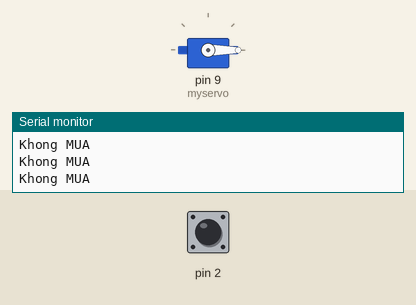
Simulated run of this sketch. Board: Arduino Uno, built with avr-gcc and run on an emulated ATmega328P. Shown: servo, the last lines printed to the serial monitor. The inputs (shaded band) are chosen by the test bench; at power-on: pin 2 HIGH.

Above: at 1.2 s.
1.3 s: pin 2 pulled LOW for 0.15 s
At 2.09 s:
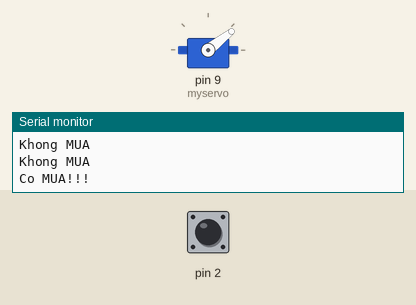
4.3 s: pin 2 pulled LOW for 1 s
7.3 s: pin 2 pulled LOW for 3.2 s
13.5 s: pin 2 driven LOW
At 16.2 s:
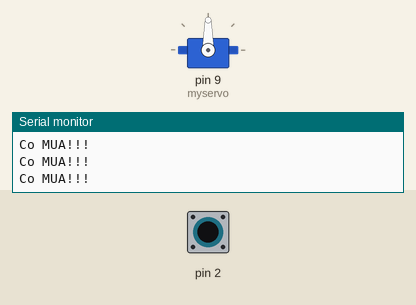
16.5 s: pin 2 driven HIGH
At 16.98 s:
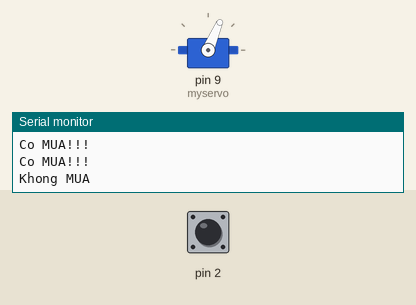
19.5 s: pin 2 pulsed LOW 2 times (0.12 s each, 0.3 s apart)
At 20.59 s:
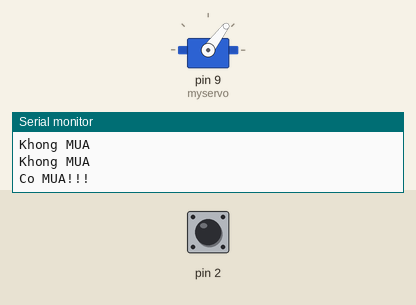
Timing chart, 0 to 24.1 s (numbered marks = the images above; inputs shaded):
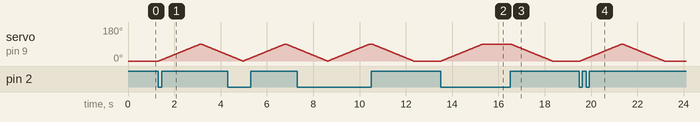

The sketch:

BLKLab_Code_Gian_Phoi_Thong_Minh.ino
```cpp
/********************************************************************************
 *                            BANLINHKIEN.COM                                   *
 ********************************************************************************
 *                Hướng dẫn Giàn phơi thông minh bằng Arduino                   *
 *******************************************************************************/
#include <Servo.h>

#define RAIN  2
#define SERVO 9
#define GOC 90  // thay đổi góc quay
Servo myservo;  // tạo đối tượng servo để điều khiển servo

int pos = 0;    // tạo biến góc của servo
int t = 0;

void setup() {
  Serial.begin(9600);
  myservo.attach(9);
  pinMode(2, INPUT_PULLUP);
  myservo.write(0);
}

void loop() {

  if (digitalRead(2) == LOW){
      Serial.println("Co MUA!!!");
      if (t == 0){
        for (pos = 0; pos <= GOC; pos += 1) { // góc quay từ 0 đến 180 độ
          myservo.write(pos);
          delay(20);
          t = 1;
        }
      }
      else myservo.write(GOC);
  }
  else {

      Serial.println("Khong MUA");
      if (t == 1){
        for (pos = GOC; pos >= 0; pos -= 1) { // góc quay từ 180 đến 0 độ
          myservo.write(pos);
          delay(20);
          t = 0;
        }
      }
      else myservo.write(0);
  }
}
```

Measured:
- after the input at 1.3 s, servo on pin 9 (myservo): rises from 0° to 90° in 1.8 s, then falls to 33° in 1.2 s
- after the input at 13.5 s, servo on pin 9 (myservo): moves from 0° to 90° over 1.8 s, starting at once
- after the input at 16.5 s, servo on pin 9 (myservo): moves from 90° to 0° over 1.8 s, starting at once
- after the input at 19.5 s, servo on pin 9 (myservo): rises from 0° to 90° in 1.8 s, then falls to 0° in 1.8 s
